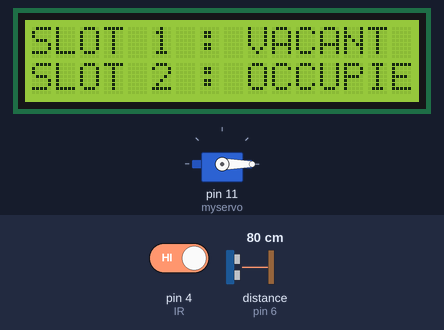
Recording of a sketch running on a simulated Arduino Uno, built with avr-gcc and run on an emulated ATmega328P. Shown: 16×2 character LCD, servo. Wiring (inferred from the names in the program): ultrasonic range finder: trigger pin 5; echo pin 6. The test bench sets the inputs (shaded band); at power-on: distance to the obstacle (sensor on pin 6) 80 cm, pin 4 (IR) HIGH. The echo pulse lasts 58.3 µs per cm; what the sketch prints to the serial monitor is not drawn.

Above: at 4.2 s.
4.3 s: distance to the obstacle (sensor on pin 6) set to 17 cm
5.8 s: distance to the obstacle (sensor on pin 6) set to 14 cm
At 6.7 s:
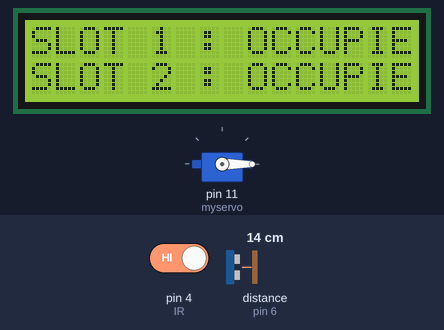
7.5 s: distance to the obstacle (sensor on pin 6) set to 18 cm
At 8.8 s:
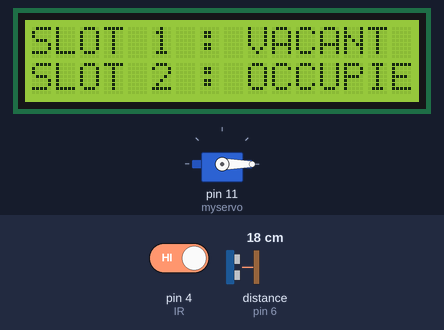
9.1 s: pin 4 (IR) driven LOW
At 10.1 s:
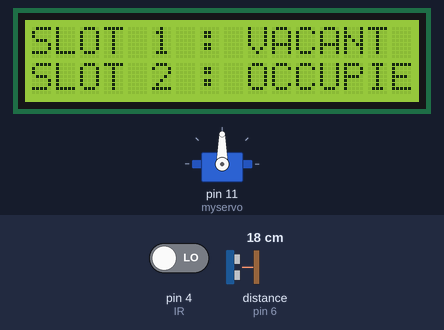
10.6 s: pin 4 (IR) driven HIGH
At 12.5 s:
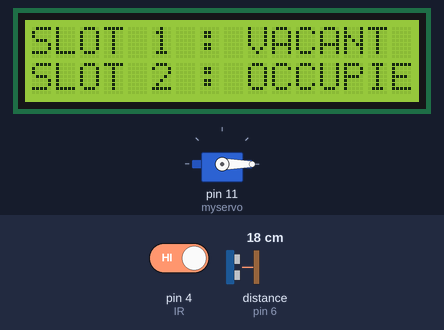
Timing chart, 0 to 14.0 s (numbered marks = the images above; inputs shaded):
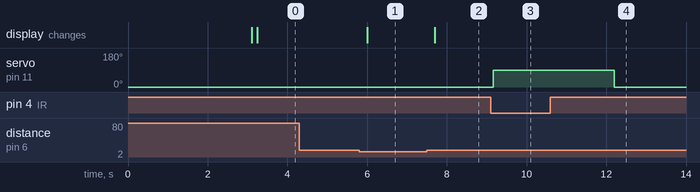

The sketch:

SMART_PARKING.ino
```cpp
#include <LiquidCrystal_I2C.h>

#include <Servo.h>

Servo myservo;

#define IR 4
const int trigPin_1 = 5;
const int echoPin_1 = 6;
const int trigPin_2 = 9;
const int echoPin_2 = 10;
LiquidCrystal_I2C lcd(0x27, 16, 2);
String slot1 = "";
String slot2 = "";
long duration;
int distance;
int U1, U2;
int flag1, flag2, flag3;

void Ultra_sonic(int a, int b) {
  // Clears the trigPin
  digitalWrite(a, LOW);
  delayMicroseconds(2);
  // Sets the trigPin on HIGH state for 10 micro seconds
  digitalWrite(a, HIGH);
  delayMicroseconds(10);
  digitalWrite(a, LOW);
  // Reads the echoPin, returns the sound wave travel time in microseconds
  duration = pulseIn(b, HIGH);
  // Calculating the distance
  distance = duration * 0.034 / 2;
}
void setup() {
  lcd.init();
  lcd.clear();
  lcd.backlight();
  Serial.begin(9600);
  myservo.attach(11);
  myservo.write(0);
  // ?----------
  pinMode(trigPin_1, OUTPUT);  // Sets the trigPin as an Output
  pinMode(echoPin_1, INPUT);   // Sets the echoPin as an Input     // Calculate Rs
  pinMode(trigPin_2, OUTPUT);  // Sets the trigPin as an Output
  pinMode(echoPin_2, INPUT);
  pinMode(IR, INPUT);
  lcd.setCursor(0, 0);
  lcd.print("    SMART PARKING");
  lcd.setCursor(0, 1);
  lcd.print("      SYSTEM");
  delay(3000);
  lcd.clear();
}

void loop() {

  Ultra_sonic(trigPin_1, echoPin_1);
  U1 = distance;
  // Ultra_sonic(trigPin_2, echoPin_2);
  // U2 = distance;
  delay(100);
  Serial.print(U1);
  Serial.print("     ");
    Serial.println(U2);

  // Serial.println(digitalRead(IR));
  if (U1 < 15) {
    slot1 = "OCCUPIED  ";
    flag1 = 1;
  }
   else
  {
    slot1 = "VACANT  ";
  }
  if (U2 < 15) {
    slot2 = "OCCUPIED  ";
    flag2 = 1;
  }
  else
  {
    slot2 = "VACANT  ";
  }
  if ((U1 < 15) && (U2 < 15)) {
    slot1 = "OCCUPIED    ";
    slot2 = "OCCUPIED    ";
    flag3 = 1;
  }
  else
  {
    flag3= 0;
  }


  if ((digitalRead(IR)==0) && (flag3 ==0)) {

    myservo.write(90);
    delay(3000);
    myservo.write(0);
  }


  lcd.setCursor(0, 0);
  lcd.print("SLOT 1 : ");
  lcd.print(slot1);
  lcd.setCursor(0, 1);
  lcd.print("SLOT 2 : ");
  lcd.print(slot2);
}
```

simple.c
```cpp
#include <stdio.h>

int main() {
    printf("Hello, GitHub!\n");
    return 0;
}
```

Measured:
- the behaviour switches between 16 and 15 cm on distance to the obstacle (sensor on pin 6) (found by bisection; images 0 and 1)
- after the input at 4.3 s, every drawn part: stays the same
- after the input at 5.8 s, the display: changes after 0.20 s (image 1)
- after the input at 7.5 s, the display: changes after 0.20 s (image 2)
- after the input at 9.1 s, servo on pin 11 (myservo): 0° → 90° after 0.06 s
- after the input at 10.6 s, servo on pin 11 (myservo): goes on until 12.2 s, then stays 0°
